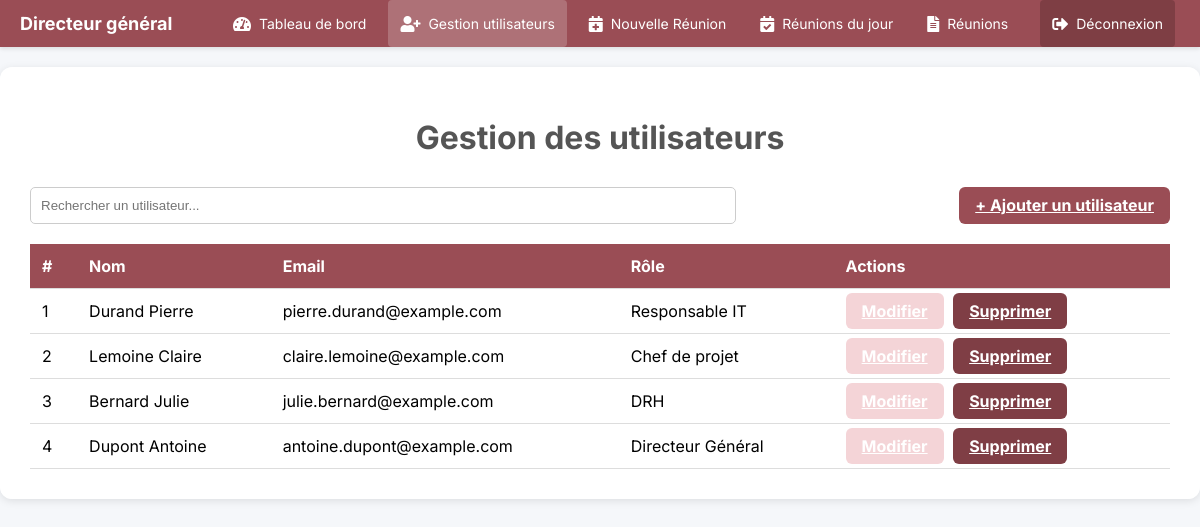
The page /utilisateurs.php (signed in) on the database its author committed.
### tables this page shows
CREATE TABLE IF NOT EXISTS `utilisateur` (
  `id_user` int NOT NULL AUTO_INCREMENT,
  `nom` varchar(50) NOT NULL,
  `prenom` varchar(50) NOT NULL,
  `email` varchar(100) NOT NULL,
  `mot_pass` varchar(255) NOT NULL,
  `role` varchar(50) DEFAULT NULL,
  `id_service` int DEFAULT NULL,
  PRIMARY KEY (`id_user`),
  UNIQUE KEY `email` (`email`),
  KEY `id_service` (`id_service`)
);

### utilisateurs.php (the view, shortened to what this page needs)
<?php
include 'db.php';
$role = strtolower(trim($_SESSION['role']));
$texteRole = ucfirst($role);
$current_page = basename($_SERVER['PHP_SELF']);
$stmt = $pdo->query("SELECT * FROM utilisateur ORDER BY id_user");
?>
<!DOCTYPE html>
<html lang="fr">
<head>
  <link rel="stylesheet" href="utilisateurs.css">
  <link rel="stylesheet" href="https://cdnjs.cloudflare.com/ajax/libs/font-awesome/5.15.4/css/all.min.css"/>
</head>
<body>
  <nav class="navbar">
    <div class="nav-container">
      <a href="dashboard.php" class="nav-logo">
        <span><?= htmlspecialchars($texteRole) ?></span>
      </a>
      <ul class="nav-menu">
        <li class="nav-item">
          <a href="dashboard.php" class="nav-link <?= ($current_page == 'dashboard.php') ? 'active' : '' ?>">
            <i class="fas fa-tachometer-alt"></i>
            <span>Tableau de bord</span>
          </a>
        </li>
        <li class="nav-item">
          <a href="utilisateurs.php" class="nav-link <?= (in_array($current_page, ['utilisateurs.php', 'ajouter_utilisateur.php'])) ? 'active' : '' ?>">
            <i class="fas fa-user-plus"></i>
            <span>Gestion utilisateurs</span>
          </a>
        </li>
        <li class="nav-item">
          <a href="ajouterR.php" class="nav-link <?= ($current_page == 'ajouterR.php') ? 'active' : '' ?>">
            <i class="fas fa-calendar-plus"></i>
            <span>Nouvelle Réunion</span>
          </a>
        </li>
        <li class="nav-item">
          <a href="réunions.php" class="nav-link <?= ($current_page == 'réunions.php') ? 'active' : '' ?>">
            <i class="fas fa-calendar-check"></i>
            <span>Réunions du jour</span>
          </a>
        </li>
        <li class="nav-item">
          <a href="archive_reunions.php" class="nav-link <?= ($current_page == 'archive_reunions.php') ? 'active' : '' ?>">
            <i class="fas fa-file-alt"></i>
            <span>Réunions</span>
          </a>
        </li>
        <li class="nav-item">
          <a href="logout.php" class="nav-link logout">
            <i class="fas fa-sign-out-alt"></i>
            <span>Déconnexion</span>
          </a>
        </li>
      </ul>
    </div>
  </nav>
  <div class="container">
    <h1>Gestion des utilisateurs</h1>
    <div class="actions">
      <input type="text" placeholder="Rechercher un utilisateur..." class="search-input">
      <a href="ajouter_utilisateur.php" class="btn btn-add">+ Ajouter un utilisateur</a>
    </div>
    <table class="user-table">
      <thead>
        <tr>
          <th>#</th>
          <th>Nom</th>
          <th>Email</th>
          <th>Rôle</th>
          <th>Actions</th>
        </tr>
      </thead>
      <tbody>
        <?php while ($row = $stmt->fetch(PDO::FETCH_ASSOC)) : ?>
        <tr>
          <td><?= htmlspecialchars($row['id_user']) ?></td>
          <td><?= htmlspecialchars($row['nom'] . ' ' . $row['prenom']) ?></td>
          <td><?= htmlspecialchars($row['email']) ?></td>
          <td><?= htmlspecialchars($row['role']) ?></td>
          <td>
            <a href="modifier_utilisateur.php?id=<?= $row['id_user'] ?>" class="btn btn-edit">Modifier</a>
            <a href="supprimer_utilisateur.php?id=<?= $row['id_user'] ?>" class="btn btn-delete" onclick="return confirm('Êtes-vous sûr de vouloir supprimer cet utilisateur ?')">Supprimer</a>
          </td>
        </tr>
        <?php endwhile; ?>
      </tbody>
    </table>
  </div>
</body>
</html>

### utilisateurs.css (style rules this page uses)
body { font-family: 'Inter', sans-serif; background-color: #f5f7fa; margin: 0; padding: 0; }
.container { max-width: 1000px; margin: 40px auto; padding: 20px; background: white; border-radius: 10px; box-shadow: 0 2px 8px rgba(0,0,0,0.1); }
h1 { text-align: center; margin-bottom: 30px; color: #555; }
.actions { display: flex; justify-content: space-between; margin-bottom: 20px; }
.search-input { padding: 10px; width: 60%; border: 1px solid #ccc; border-radius: 5px; }
.btn { padding: 8px 16px; border: none; border-radius: 6px; cursor: pointer; font-weight: bold; }
.btn-add { background-color: #9a4d55; color: white; }
.btn-edit { background-color: #f4d4d7; color: #ffffff; margin-right: 5px; }
.btn-delete { background-color: #7f3e45; color: white; }
.user-table { width: 100%; border-collapse: collapse; }
.user-table th, .user-table td { padding: 12px; border-bottom: 1px solid #ddd; text-align: left; }
.user-table th { background-color: #9a4d55; color: white; }

### utilisateurs.php (style rules this page uses)
.navbar { background-color: #9a4d55; padding: 0; box-shadow: 0 2px 4px rgba(0,0,0,0.1); }
.nav-container { max-width: 1200px; margin: 0 auto; display: flex; align-items: center; justify-content: space-between; padding: 0 20px; }
.nav-logo { display: flex; align-items: center; padding: 10px 0; color: white; text-decoration: none; }
.nav-logo span { font-weight: bold; font-size: 18px; }
.nav-menu { display: flex; list-style: none; margin: 0; padding: 0; align-items: center; }
.nav-item { margin: 0 5px; }
.nav-link { display: flex; align-items: center; padding: 15px 12px; color: white; text-decoration: none; transition: background-color 0.3s ease; border-radius: 4px; font-size: 14px; }
.nav-link.active { background-color: rgba(255, 255, 255, 0.2); }
.nav-link i { margin-right: 8px; font-size: 16px; }
.nav-link.logout { background-color: #7e3e44; margin-left: 10px; }
.container { background: rgba(255, 255, 255, 0.95); backdrop-filter: blur(10px); margin: 20px auto; max-width: 1200px; padding: 30px; border-radius: 12px; }

### rows shown on the page
utilisateur: id_user "1", nom+prenom "Durand Pierre", email "pierre.durand@example.com", role "Responsable IT"
utilisateur: id_user "2", nom+prenom "Lemoine Claire", email "claire.lemoine@example.com", role "Chef de projet"
utilisateur: id_user "3", nom+prenom "Bernard Julie", email "julie.bernard@example.com", role "DRH"
utilisateur: id_user "4", nom+prenom "Dupont Antoine", email "antoine.dupont@example.com", role "Directeur Général"

### other values the page prints
$texteRole "Directeur général"
